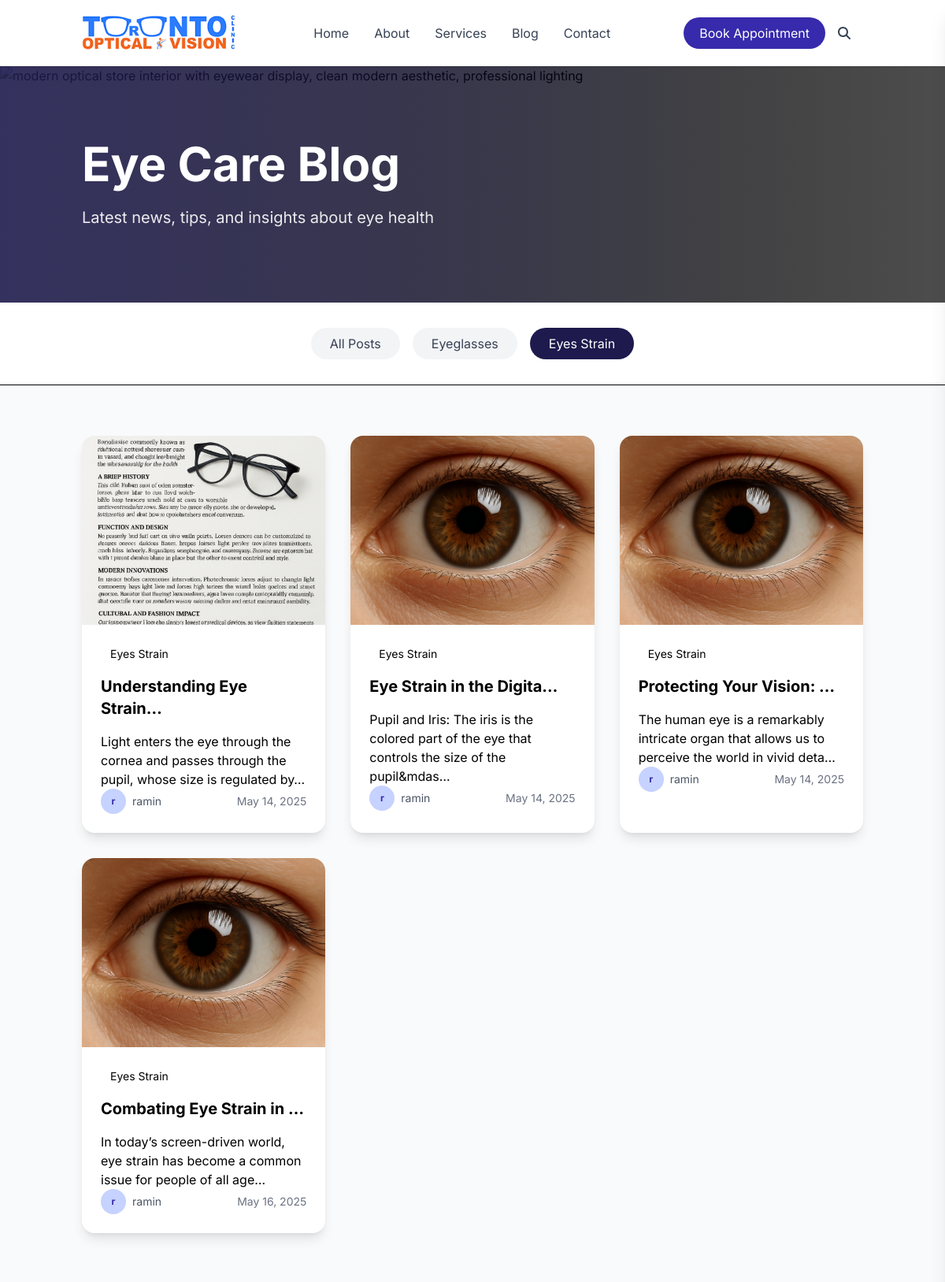
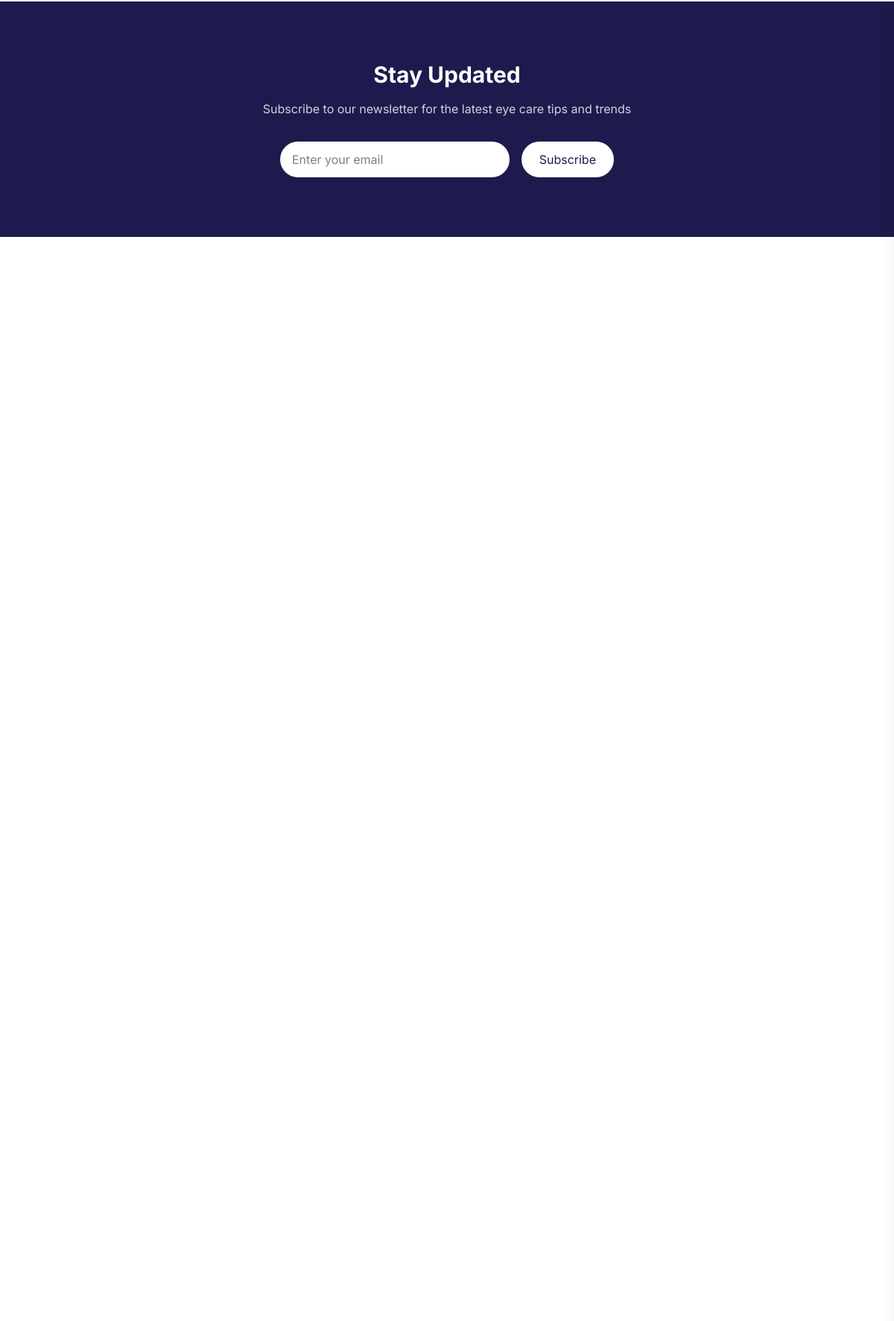
/blog/category/eyes-strain/ (upper part), run on the app's committed database (2 pictures, top to bottom).
### main/models.py (models this page shows, shortened)
class Category(models.Model):
    name = models.CharField(max_length=50)
    slug = models.SlugField(unique=True)

class BlogPost(models.Model):
    title = models.CharField(max_length=200)
    slug = models.SlugField(unique=True)
    author = models.ForeignKey(Author, on_delete=models.CASCADE)
    category = models.ForeignKey(Category, on_delete=models.CASCADE)
    content = RichTextField(blank=True, null=True)
    excerpt = RichTextField(blank=True, null=True)
    image = models.ImageField(upload_to='blog_images/', null=True, blank=True)
    is_featured = models.BooleanField(default=False)
    read_time = models.IntegerField(default=5)  # in minutes
    published_date = models.DateTimeField(auto_now_add=True)
    updated_date = models.DateTimeField(auto_now=True)

class Author(models.Model):
    name = models.CharField(max_length=100)
    user = models.ForeignKey('auth.User', on_delete=models.CASCADE)

### main/views.py (the view)
# urls.py: path('blog/category/<slug:category_slug>/', views.blog_category, name='blog_category'),
def blog_category(request, category_slug):
    category = get_object_or_404(Category, slug=category_slug)
    posts = BlogPost.objects.filter(category=category)
    categories = Category.objects.annotate(post_count=Count('blogpost'))
    context = {
        'category': category,
        'posts': posts,
        'categories': categories,
    }
    return render(request, 'main/blogs_list.html', context)

### main/templates/main/blogs_list.html (shortened to what this page needs)
{% extends "includes/base.html" %}
{% load static %}
{% block content %}
<div class="min-h-screen bg-white">
    <section id="blog-hero" class="relative h-[300px] overflow-hidden">
      <div class="absolute inset-0">
        <img class="w-full h-full object-cover" src="https://storage.googleapis.com/uxpilot-auth.appspot.com/65f073acba-427f9fbf706404658cce.png" alt="modern optical store interior with eyewear display, clean modern aesthetic, professional lighting" />
        <div class="absolute inset-0 bg-gradient-to-r from-indigo-950/90 to-black/70"></div>
      </div>
      <div class="container mx-auto px-4 h-full flex items-center relative z-10">
        <div class="max-w-3xl">
          <h1 class="text-5xl md:text-6xl font-bold text-white mb-6">Eye Care Blog</h1>
          <p class="text-xl text-white/90">Latest news, tips, and insights about eye health</p>
        </div>
      </div>
    </section>
    <section id="blog-categories" class="py-8 border-b">
      <div class="container mx-auto px-4">
        <div class="flex flex-wrap gap-4 justify-center">
          <a href="{% url 'main:blog_list' %}" class="px-6 py-2 rounded-full {% if not category %}bg-indigo-950 text-white{% else %}bg-gray-100 text-gray-700{% endif %} hover:bg-indigo-900 hover:text-white transition">All Posts</a>
          {% for cat in categories %}
          <a href="{% url 'main:blog_category' cat.slug %}" class="px-6 py-2 rounded-full {% if category.slug == cat.slug %}bg-indigo-950 text-white{% else %}bg-gray-100 text-gray-700{% endif %} hover:bg-indigo-900 hover:text-white transition">{{ cat.name }}</a>
          {% endfor %}
        </div>
      </div>
    </section>
    <section id="blog-grid" class="py-16 bg-gray-50">
      <div class="container mx-auto px-4">
        <div id="blog-posts-container" class="grid grid-cols-1 md:grid-cols-2 lg:grid-cols-3 gap-8">
          {% include "main/includes/blog_cards.html" %}
        </div>
      </div>
    </section>
    <section id="newsletter" class="py-20 bg-indigo-950">
      <div class="container mx-auto px-4">
        <div class="max-w-2xl mx-auto text-center">
          <h2 class="text-3xl font-bold text-white mb-4">Stay Updated</h2>
          <p class="text-white/80 mb-8">Subscribe to our newsletter for the latest eye care tips and trends</p>
          <form method="post" action="{% url 'main:newsletter_signup' %}" class="flex gap-4 max-w-md mx-auto">
            <input type="email" name="email" placeholder="Enter your email" class="flex-1 bg-white px-4 py-3 rounded-full focus:outline-none focus:ring-2 focus:ring-white" required>
            <button type="submit" class="px-6 py-3 bg-white text-indigo-950 rounded-full hover:bg-gray-100 transition">Subscribe</button>
          </form>
        </div>
      </div>
    </section>
  </div>
{% endblock content %}

### main/templates/main/includes/blog_cards.html
{% for post in posts %}
<article class="bg-white rounded-2xl overflow-hidden shadow-lg transition hover:shadow-xl">
  <div class="h-[240px] overflow-hidden">
    <a href="{% url 'main:blog_detail' post.slug %}"><img class="w-full h-full object-cover" src="{{ post.image.url }}" alt="{{ post.title }}" /></a>
  </div>
  <div class="p-6">
    <span class="px-3 py-1 bg-{{ post.category.slug|default:'blue' }}-100 text-{{ post.category.slug|default:'blue' }}-800 rounded-full text-sm">{{ post.category.name }}</span>
    <a href="{% url 'main:blog_detail' post.slug %}"> <h3 class="text-xl font-bold mt-4 mb-2">{{ post.title|truncatechars:25 }}</h3></a>
    <p class="text-gray-600 mb-4">{{ post.excerpt|safe|truncatechars:100 }}</p>
    <div class="flex items-center justify-between">
      <div class="flex items-center gap-2">
        {% if post.author.profile_image %}
        <img src="{{ post.author.profile_image.url }}" alt="{{ post.author.name }}" class="w-8 h-8 rounded-full">
        {% else %}
        <div class="w-8 h-8 rounded-full bg-indigo-200 flex items-center justify-center text-indigo-800 font-bold text-xs">
          {{ post.author.name|slice:":1" }}
        </div>
        {% endif %}
        <span class="text-sm text-gray-600">{{ post.author.name }}</span>
      </div>
      <span class="text-sm text-gray-500">{{ post.published_date|date:"F j, Y" }}</span>
    </div>
  </div>
</article>
{% empty %}
<div class="col-span-3 text-center py-12">
  <p class="text-gray-600 text-lg">No blog posts found.</p>
</div>
{% endfor %}

### assets/css/styles.css (style rules this page uses)
* { font-family: "Inter", sans-serif; }
:root { --color-base: #ffffff; --color-base-50: #f9fafb; --color-base-100: #f3f4f6; --color-base-200: #e5e7eb; --color-base-300: #d1d5db; --color-base-400: #9ca3af; --color-base-500: #6b7280; --color-base-600: #4b5563; --color-base-700: #374151; --color-base-800: #1f2937; --color-base-900: #111827; --color-base-content: #1f2937; --color-primary: #3b82f6; --color-primary-50: #eff6ff; --color-primary-100: #dbeafe; --color-primary-200: #bfdbfe; --color-primary-300: #93c5fd; --color-primary-400: #60a5fa; --color-primary-500: #3b82f6; --color-primary-600: #2563eb; --color-primary-700: #1d4ed8; --color-primary-800: #1e40af; --color-primary-900: #1e3a8a; --color-primary-focus: #2563eb; --color-primary-content: #ffffff; --color-secondary: #8b5cf6; --color-secondary-50: #f5f3ff; --color-secondary-100: #ede9fe; --color-secondary-200: #ddd6fe; --color-secondary-300: #c4b5fd; --color-secondary-400: #a78bfa; --color-secondary-500: #8b5cf6; --color-secondary-600: #7c3aed; --color-secondary-700: #6d28d9; --color-secondary-800: #5b21b6; --color-secondary-900: #4c1d95; --color-secondary-focus: #7c3aed; --color-secondary-content: #ffffff; --color-accent: #f472b6; --color-accent-50: #fdf2f8; --color-accent-100: #fce7f3; --color-accent-200: #fbcfe8; --color-accent-300: #f9a8d4; --color-accent-400: #f472b6; --color-accent-500: #ec4899; --color-accent-600: #db2777; --color-accent-700: #be185d; --color-accent-800: #9d174d; --color-accent-900: #831843; --color-accent-focus: #db2777; --color-accent-content: #ffffff; --color-neutral: #6b7280; --color-neutral-50: #f9fafb; --color-neutral-100: #f3f4f6; --color-neutral-200: #e5e7eb; --color-neutral-300: #d1d5db; --color-neutral-400: #9ca3af; --color-neutral-500: #6b7280; --color-neutral-600: #4b5563; --color-neutral-700: #374151; --color-neutral-800: #1f2937; --color-neutral-900: #111827; --color-neutral-focus: #4b5563; --color-neutral-content: #ffffff; --color-info: #3b82f6; --color-info-50: #eff6ff; --color-info-100: #dbeafe; --color-info-200: #bfdbfe; --color-info-300: #93c5fd; --color-info-400: #60a5fa; --color-info-500: #3b82f6; --color-info-600: #2563eb; --color-info-700: #1d4ed8; --color-info-800: #1e40af; --color-info-900: #1e3a8a; --color-info-focus: #2563eb; --color-info-content: #ffffff; --color-success: #10b981; --color-success-50: #ecfdf5; --color-success-100: #d1fae5; --color-success-200: #a7f3d0; --color-success-300: #6ee7b7; --color-success-400: #34d399; --color-success-500: #10b981; --color-success-600: #059669; --color-success-700: #047857; --color-success-800: #065f46; --color-success-900: #064e3b; --color-success-focus: #059669; --color-success-content: #ffffff; --color-warning: #f59e0b; --color-warning-50: #fffbeb; --color-warning-100: #fef3c7; --color-warning-200: #fde68a; --color-warning-300: #fcd34d; --color-warning-400: #fbbf24; --color-warning-500: #f59e0b; --color-warning-600: #d97706; --color-warning-700: #b45309; --color-warning-800: #92400e; --color-warning-900: #78350f; --color-warning-focus: #d97706; --color-warning-content: #ffffff; --color-error: #ef4444; --color-error-50: #fef2f2; --color-error-100: #fee2e2; --color-error-200: #fecaca; --color-error-300: #fca5a5; --color-error-400: #f87171; --color-error-500: #ef4444; --color-error-600: #dc2626; --color-error-700: #b91c1c; --color-error-800: #991b1b; --color-error-900: #7f1d1d; --color-error-focus: #dc2626; --color-error-content: #ffffff; }

### main/templates/includes/base.html (style rules this page uses)
html { overflow-y: scroll; }
html { scrollbar-width: thin; scrollbar-color: #888 #f1f1f1; }

### data on the page
Category: name "Eyeglasses"
Category: name "Eyes Strain"
BlogPost: image (picture), category.name "Eyes Strain", title "Understanding Eye Strain…", excerpt "Light enters the eye through the cornea and passes through the pupil, whose size is regulated by…", author.name "r", author.name "ramin", published_date "May 14, 2025"
BlogPost: image (picture), category.name "Eyes Strain", title "Eye Strain in the Digita…", excerpt "Pupil and Iris: The iris is the colored part of the eye that controls the size of the pupil&mdas…", author.name "r", author.name "ramin", published_date "May 14, 2025"
BlogPost: image (picture), category.name "Eyes Strain", title "Protecting Your Vision: …", excerpt "The human eye is a remarkably intricate organ that allows us to perceive the world in vivid deta…", author.name "r", author.name "ramin", published_date "May 14, 2025"
BlogPost: image (picture), category.name "Eyes Strain", title "Combating Eye Strain in …", excerpt "In today’s screen-driven world, eye strain has become a common issue for people of all age…", author.name "r", author.name "ramin", published_date "May 16, 2025"
